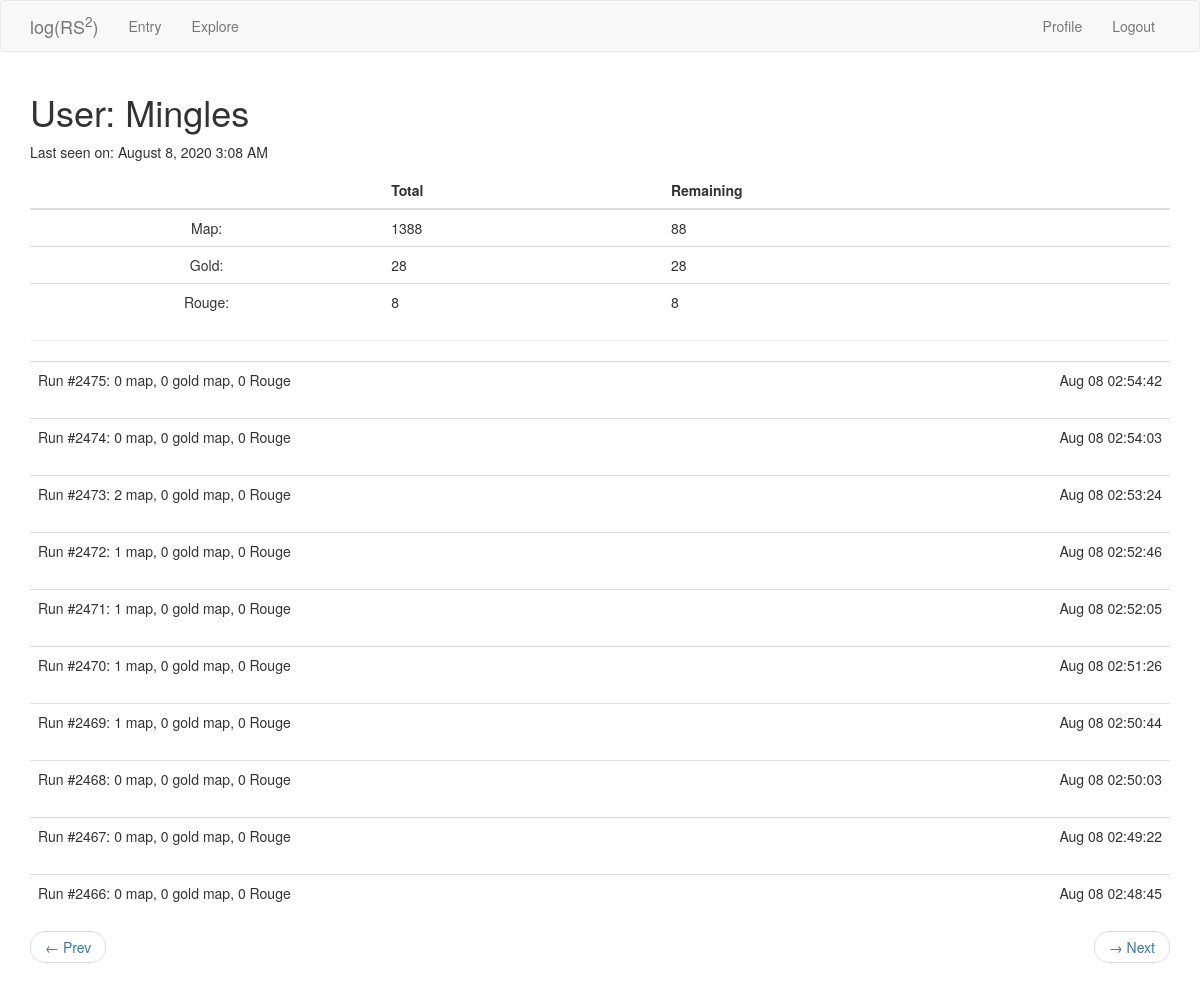
/user/Mingles?page=3 (signed in), run on the app's committed database.
### app/models.py (models this page shows, shortened)
class User(UserMixin, db.Model):
    id = db.Column(db.Integer, primary_key=True)
    username = db.Column(db.String(64), index=True, unique=True)
    email = db.Column(db.String(128), index=True, unique=True)
    password_hash = db.Column(db.String(128))
    last_seen = db.Column(db.DateTime, default=datetime.utcnow)
    map_drops = db.relationship('MapDrop', backref='player', lazy='dynamic')
    treasure_drops = db.relationship('TreasureDrop', backref='player', lazy='dynamic')

class MapDrop(db.Model):
    id = db.Column(db.Integer, primary_key=True)
    map = db.Column(db.Integer)
    gold_map = db.Column(db.Integer)
    rouge = db.Column(db.Integer)
    time = db.Column(db.DateTime, index=True, default=datetime.utcnow)
    user_id = db.Column(db.Integer, db.ForeignKey('user.id'))
    run = db.Column(db.Integer)

### app/routes.py (the view)
@app.route('/user/<username>')
@login_required
def user(username):
    user = User.query.filter_by(username=username).first_or_404()
    page = request.args.get('page', 1, type=int)
    maps = db.session.query(db.func.sum(MapDrop.map)).filter_by(user_id=user.id).scalar()
    gold_maps = db.session.query(db.func.sum(MapDrop.gold_map)).filter_by(user_id=user.id).scalar()
    rouges = db.session.query(db.func.sum(MapDrop.rouge)).filter_by(user_id=user.id).scalar()
    map_remain = maps - user.treasure_drops.filter_by(quest_id=1).count() * 50 - \
                    user.treasure_drops.filter_by(quest_id=2).count() * 250
    gold_remain = gold_maps - user.treasure_drops.filter_by(quest_id=3).count()
    mapdrops = user.map_drops.order_by(MapDrop.time.desc()).paginate(page, app.config['MAPDROPS_PER_PAGE'], False)
    next_url = prev_url = None
    if mapdrops.has_next:
        next_url = url_for('user', username=user.username, page=mapdrops.next_num)
    if mapdrops.has_prev:
        prev_url = url_for('user', username=user.username, page=mapdrops.prev_num)
    return render_template('user.html', title='Profile', user=user, maps=maps, gold_maps=gold_maps, rouges=rouges,
                            map_remain=map_remain, gold_remain=gold_remain, mapdrops=mapdrops.items,
                            next_url=next_url, prev_url=prev_url)

### app/models.py (called while the page is built)
@login.user_loader
def load_user(id):
    return User.query.get(int(id))

### app/routes.py (called while the page is built)
@app.before_request
def before_request():
    if current_user.is_authenticated:
        current_user.last_seen = datetime.utcnow()
        db.session.commit()

### app/templates/user.html
{% extends "base.html" %}
{% block app_content %}
    <h1>User: {{ user.username }}</h1>
    {% if user.last_seen %}
    <p>Last seen on: {{ moment(user.last_seen).format('LLL') }}</p>
    {% endif %}
    <table class="table table-hover">
        <thead>
            <tr>
                <th scope="col"></th>
                <th scope="col">Total</th>
                <th scope="col">Remaining</th>
            </tr>
        </thead>
        <tbody>
            <tr>
                <td align="center">Map:</td>
                <td>{{ maps }}</td>
                <td>{{ map_remain }}</td>
            </tr>
            <tr>
                <td align="center">Gold:</td>
                <td>{{ gold_maps }}</td>
                <td>{{ gold_remain }}</td>
            </tr>
            <tr>
                <td align="center">Rouge:</td>
                <td>{{ rouges }}</td>
                <td>{{ rouges }}</td>
            </tr>
        </tbody>
    </table>
    <hr>
    {% for mapdrop in mapdrops %}
        {% include "_mapdrop.html" %}
    {% endfor %}
    {% if prev_url or next_url %}
    <nav aria-label="...">
        <ul class="pager">
            <li class="previous{% if not prev_url %} disabled{% endif %}">
                <a href="{{ prev_url or '#' }}">
                    <span aria-hidden="true">&larr;</span> Prev
                </a>
            </li>
            <li class="next{% if not next_url %} disabled{% endif %}">
                <a href="{{ next_url or '#' }}">
                    <span aria-hidden="true">&rarr;</span> Next
                </a>
            </li>
        </ul>
    </nav>
    {% endif %}
{% endblock %}

### app/templates/_mapdrop.html (shortened to what this page needs)
<table class="table table-hover">
    <tr>
        <td>
            Run #{{ mapdrop.run }}:
            {{ mapdrop.map }} map, {{ mapdrop.gold_map }} gold map, {{ mapdrop.rouge }} Rouge
        </td>
        <td align="right">
            {{ moment(mapdrop.time).format('MMM DD HH:mm:ss') }}
        </td>
    </tr>
</table>

### data on the page
User: username "Mingles", last_seen "August 8, 2020 3:08 AM"
MapDrop: run "2475", map "0", gold_map "0", rouge "0", time "Aug 08 02:54:42"
MapDrop: run "2474", map "0", gold_map "0", rouge "0", time "Aug 08 02:54:03"
MapDrop: run "2473", map "2", gold_map "0", rouge "0", time "Aug 08 02:53:24"
MapDrop: run "2472", map "1", gold_map "0", rouge "0", time "Aug 08 02:52:46"
MapDrop: run "2471", map "1", gold_map "0", rouge "0", time "Aug 08 02:52:05"
MapDrop: run "2470", map "1", gold_map "0", rouge "0", time "Aug 08 02:51:26"
MapDrop: run "2469", map "1", gold_map "0", rouge "0", time "Aug 08 02:50:44"
MapDrop: run "2468", map "0", gold_map "0", rouge "0", time "Aug 08 02:50:03"
MapDrop: run "2467", map "0", gold_map "0", rouge "0", time "Aug 08 02:49:22"
MapDrop: run "2466", map "0", gold_map "0", rouge "0", time "Aug 08 02:48:45"

### other printed values
{{ maps }} "1388"
{{ map_remain }} "88"
{{ gold_maps }} "28"
{{ gold_remain }} "28"
{{ rouges }} "8"
